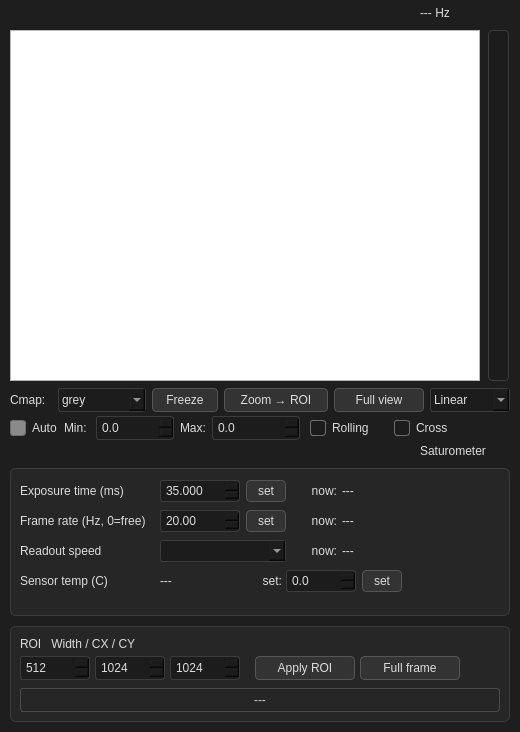
<?xml version="1.0" encoding="UTF-8"?>
<ui version="4.0">
 <class>Form</class>
 <widget class="QWidget" name="Form">
  <property name="geometry">
   <rect>
    <x>0</x>
    <y>0</y>
    <width>520</width>
    <height>732</height>
   </rect>
  </property>
  <property name="windowTitle">
   <string>ORCA Control</string>
  </property>
  <property name="styleSheet">
   <string notr="true">QWidget#Form {
    background-color: #1e1e1e;
}

QLabel, QCheckBox, QGroupBox, QSpinBox, QDoubleSpinBox, QComboBox {
    color: #dcdcdc;
}

QFrame#frame, QFrame#frame_2 {
    background-color: #262626;
    border: 1px solid #3c3c3c;
    border-radius: 6px;
}

QPushButton {
    background-color: #333333;
    color: #dcdcdc;
    border: 1px solid #555555;
    border-radius: 4px;
    padding: 3px 6px;
}
QPushButton:hover   { background-color: #3d3d3d; }
QPushButton:pressed { background-color: #4a4a4a; }
QPushButton:checked { background-color: #5a5a5a; color: #ffffff; }

QSpinBox, QDoubleSpinBox, QComboBox {
    background-color: #1c1c1c;
    border: 1px solid #3c3c3c;
    border-radius: 3px;
    padding: 1px 3px;
}

QCheckBox::indicator {
    width: 14px; height: 14px;
    border: 1px solid #6e6e6e;
    border-radius: 3px;
    background: #1c1c1c;
}
QCheckBox::indicator:checked { background: #8a8a8a; }

QProgressBar {
    border: 1px solid #3c3c3c;
    border-radius: 4px;
    text-align: center;
    color: #dcdcdc;
    background: #1c1c1c;
}
QProgressBar::chunk {
    background-color: #6a6a6a;
    border-radius: 3px;
}

QLabel#msgLabel {
    border: 1px solid #4a4a4a;
    border-radius: 3px;
    color: #c8c8c8;
}

QComboBox QAbstractItemView {
    background-color: #262626;
    color: #dcdcdc;
    selection-background-color: #454545;
    selection-color: #ffffff;
    border: 1px solid #6e6e6e;
    outline: 0;
}
</string>
  </property>
  <widget class="QLabel" name="statsLabel">
   <property name="geometry">
    <rect>
     <x>10</x>
     <y>0</y>
     <width>400</width>
     <height>26</height>
    </rect>
   </property>
   <property name="text">
    <string/>
   </property>
  </widget>
  <widget class="QLabel" name="freqLabel">
   <property name="geometry">
    <rect>
     <x>420</x>
     <y>0</y>
     <width>90</width>
     <height>26</height>
    </rect>
   </property>
   <property name="text">
    <string>--- Hz</string>
   </property>
  </widget>
  <widget class="GraphicsView" name="imageView">
   <property name="geometry">
    <rect>
     <x>10</x>
     <y>30</y>
     <width>470</width>
     <height>351</height>
    </rect>
   </property>
  </widget>
  <widget class="QProgressBar" name="saturationProgressBar">
   <property name="geometry">
    <rect>
     <x>488</x>
     <y>30</y>
     <width>21</width>
     <height>351</height>
    </rect>
   </property>
   <property name="orientation">
    <enum>Qt::Vertical</enum>
   </property>
   <property name="textDirection">
    <enum>QProgressBar::TopToBottom</enum>
   </property>
  </widget>
  <widget class="QLabel" name="cmapLabel">
   <property name="geometry">
    <rect>
     <x>10</x>
     <y>388</y>
     <width>45</width>
     <height>24</height>
    </rect>
   </property>
   <property name="text">
    <string>Cmap:</string>
   </property>
  </widget>
  <widget class="QComboBox" name="cmapComboBox">
   <property name="geometry">
    <rect>
     <x>58</x>
     <y>388</y>
     <width>88</width>
     <height>24</height>
    </rect>
   </property>
   <item>
    <property name="text">
     <string>grey</string>
    </property>
   </item>
   <item>
    <property name="text">
     <string>hot</string>
    </property>
   </item>
   <item>
    <property name="text">
     <string>viridis</string>
    </property>
   </item>
   <item>
    <property name="text">
     <string>inferno</string>
    </property>
   </item>
  </widget>
  <widget class="QPushButton" name="freezeButton">
   <property name="geometry">
    <rect>
     <x>152</x>
     <y>388</y>
     <width>66</width>
     <height>24</height>
    </rect>
   </property>
   <property name="text">
    <string>Freeze</string>
   </property>
   <property name="checkable">
    <bool>true</bool>
   </property>
  </widget>
  <widget class="QPushButton" name="extractZoomButton">
   <property name="geometry">
    <rect>
     <x>224</x>
     <y>388</y>
     <width>104</width>
     <height>24</height>
    </rect>
   </property>
   <property name="text">
    <string>Zoom &#8594; ROI</string>
   </property>
  </widget>
  <widget class="QPushButton" name="resetZoomButton">
   <property name="geometry">
    <rect>
     <x>334</x>
     <y>388</y>
     <width>90</width>
     <height>24</height>
    </rect>
   </property>
   <property name="text">
    <string>Full view</string>
   </property>
  </widget>
  <widget class="QComboBox" name="scaleComboBox">
   <property name="geometry">
    <rect>
     <x>430</x>
     <y>388</y>
     <width>80</width>
     <height>24</height>
    </rect>
   </property>
   <item>
    <property name="text">
     <string>Linear</string>
    </property>
   </item>
   <item>
    <property name="text">
     <string>Sqrt</string>
    </property>
   </item>
   <item>
    <property name="text">
     <string>Log</string>
    </property>
   </item>
  </widget>
  <widget class="QCheckBox" name="autoCheckBox">
   <property name="geometry">
    <rect>
     <x>10</x>
     <y>416</y>
     <width>50</width>
     <height>24</height>
    </rect>
   </property>
   <property name="text">
    <string>Auto</string>
   </property>
   <property name="checked">
    <bool>true</bool>
   </property>
  </widget>
  <widget class="QLabel" name="minLabel">
   <property name="geometry">
    <rect>
     <x>64</x>
     <y>416</y>
     <width>30</width>
     <height>24</height>
    </rect>
   </property>
   <property name="text">
    <string>Min:</string>
   </property>
  </widget>
  <widget class="QDoubleSpinBox" name="minSpin">
   <property name="enabled">
    <bool>false</bool>
   </property>
   <property name="geometry">
    <rect>
     <x>96</x>
     <y>416</y>
     <width>78</width>
     <height>24</height>
    </rect>
   </property>
   <property name="decimals">
    <number>1</number>
   </property>
   <property name="minimum">
    <double>-1000000000.000000000000000</double>
   </property>
   <property name="maximum">
    <double>1000000000.000000000000000</double>
   </property>
  </widget>
  <widget class="QLabel" name="maxLabel">
   <property name="geometry">
    <rect>
     <x>180</x>
     <y>416</y>
     <width>30</width>
     <height>24</height>
    </rect>
   </property>
   <property name="text">
    <string>Max:</string>
   </property>
  </widget>
  <widget class="QDoubleSpinBox" name="maxSpin">
   <property name="enabled">
    <bool>false</bool>
   </property>
   <property name="geometry">
    <rect>
     <x>212</x>
     <y>416</y>
     <width>88</width>
     <height>24</height>
    </rect>
   </property>
   <property name="decimals">
    <number>1</number>
   </property>
   <property name="minimum">
    <double>-1000000000.000000000000000</double>
   </property>
   <property name="maximum">
    <double>1000000000.000000000000000</double>
   </property>
  </widget>
  <widget class="QCheckBox" name="rollingCheckBox">
   <property name="geometry">
    <rect>
     <x>310</x>
     <y>416</y>
     <width>80</width>
     <height>24</height>
    </rect>
   </property>
   <property name="text">
    <string>Rolling</string>
   </property>
  </widget>
  <widget class="QCheckBox" name="crossCheckBox">
   <property name="geometry">
    <rect>
     <x>394</x>
     <y>416</y>
     <width>60</width>
     <height>24</height>
    </rect>
   </property>
   <property name="text">
    <string>Cross</string>
   </property>
  </widget>
  <widget class="QLabel" name="posLabel">
   <property name="geometry">
    <rect>
     <x>10</x>
     <y>442</y>
     <width>320</width>
     <height>20</height>
    </rect>
   </property>
   <property name="text">
    <string/>
   </property>
  </widget>
  <widget class="QLabel" name="label_2">
   <property name="geometry">
    <rect>
     <x>420</x>
     <y>442</y>
     <width>90</width>
     <height>18</height>
    </rect>
   </property>
   <property name="text">
    <string>Saturometer</string>
   </property>
  </widget>
  <widget class="QFrame" name="frame">
   <property name="geometry">
    <rect>
     <x>10</x>
     <y>468</y>
     <width>500</width>
     <height>148</height>
    </rect>
   </property>
   <property name="frameShape">
    <enum>QFrame::StyledPanel</enum>
   </property>
   <property name="frameShadow">
    <enum>QFrame::Raised</enum>
   </property>
   <widget class="QLabel" name="ditLabel_1">
    <property name="geometry">
     <rect>
      <x>10</x>
      <y>12</y>
      <width>135</width>
      <height>22</height>
     </rect>
    </property>
    <property name="text">
     <string>Exposure time (ms)</string>
    </property>
   </widget>
   <widget class="QDoubleSpinBox" name="ditBox">
    <property name="geometry">
     <rect>
      <x>150</x>
      <y>12</y>
      <width>80</width>
      <height>22</height>
     </rect>
    </property>
    <property name="decimals">
     <number>3</number>
    </property>
    <property name="minimum">
     <double>0.001000000000000</double>
    </property>
    <property name="maximum">
     <double>60000.000000000000000</double>
    </property>
    <property name="value">
     <double>35.000000000000000</double>
    </property>
   </widget>
   <widget class="QPushButton" name="ditButton">
    <property name="geometry">
     <rect>
      <x>236</x>
      <y>12</y>
      <width>40</width>
      <height>22</height>
     </rect>
    </property>
    <property name="text">
     <string>set</string>
    </property>
   </widget>
   <widget class="QLabel" name="ditLabel_2">
    <property name="geometry">
     <rect>
      <x>282</x>
      <y>12</y>
      <width>45</width>
      <height>22</height>
     </rect>
    </property>
    <property name="text">
     <string>now:</string>
    </property>
    <property name="alignment">
     <set>Qt::AlignRight|Qt::AlignVCenter</set>
    </property>
   </widget>
   <widget class="QLabel" name="ditStatusLabel">
    <property name="geometry">
     <rect>
      <x>332</x>
      <y>12</y>
      <width>158</width>
      <height>22</height>
     </rect>
    </property>
    <property name="text">
     <string>---</string>
    </property>
   </widget>
   <widget class="QLabel" name="fpsLabel_1">
    <property name="geometry">
     <rect>
      <x>10</x>
      <y>42</y>
      <width>135</width>
      <height>22</height>
     </rect>
    </property>
    <property name="text">
     <string>Frame rate (Hz, 0=free)</string>
    </property>
   </widget>
   <widget class="QDoubleSpinBox" name="fpsBox">
    <property name="geometry">
     <rect>
      <x>150</x>
      <y>42</y>
      <width>80</width>
      <height>22</height>
     </rect>
    </property>
    <property name="decimals">
     <number>2</number>
    </property>
    <property name="maximum">
     <double>1000.000000000000000</double>
    </property>
    <property name="value">
     <double>20.000000000000000</double>
    </property>
   </widget>
   <widget class="QPushButton" name="fpsButton">
    <property name="geometry">
     <rect>
      <x>236</x>
      <y>42</y>
      <width>40</width>
      <height>22</height>
     </rect>
    </property>
    <property name="text">
     <string>set</string>
    </property>
   </widget>
   <widget class="QLabel" name="fpsLabel_2">
    <property name="geometry">
     <rect>
      <x>282</x>
      <y>42</y>
      <width>45</width>
      <height>22</height>
     </rect>
    </property>
    <property name="text">
     <string>now:</string>
    </property>
    <property name="alignment">
     <set>Qt::AlignRight|Qt::AlignVCenter</set>
    </property>
   </widget>
   <widget class="QLabel" name="fpsStatusLabel">
    <property name="geometry">
     <rect>
      <x>332</x>
      <y>42</y>
      <width>158</width>
      <height>22</height>
     </rect>
    </property>
    <property name="text">
     <string>---</string>
    </property>
   </widget>
   <widget class="QLabel" name="readoutSpeedLabel">
    <property name="geometry">
     <rect>
      <x>10</x>
      <y>72</y>
      <width>135</width>
      <height>22</height>
     </rect>
    </property>
    <property name="text">
     <string>Readout speed</string>
    </property>
   </widget>
   <widget class="QComboBox" name="readoutSpeedComboBox">
    <property name="geometry">
     <rect>
      <x>150</x>
      <y>72</y>
      <width>126</width>
      <height>22</height>
     </rect>
    </property>
   </widget>
   <widget class="QLabel" name="readoutSpeedLabel_2">
    <property name="geometry">
     <rect>
      <x>282</x>
      <y>72</y>
      <width>45</width>
      <height>22</height>
     </rect>
    </property>
    <property name="text">
     <string>now:</string>
    </property>
    <property name="alignment">
     <set>Qt::AlignRight|Qt::AlignVCenter</set>
    </property>
   </widget>
   <widget class="QLabel" name="readoutSpeedStatusLabel">
    <property name="geometry">
     <rect>
      <x>332</x>
      <y>72</y>
      <width>158</width>
      <height>22</height>
     </rect>
    </property>
    <property name="text">
     <string>---</string>
    </property>
   </widget>
   <widget class="QLabel" name="tempLabel">
    <property name="geometry">
     <rect>
      <x>10</x>
      <y>102</y>
      <width>135</width>
      <height>22</height>
     </rect>
    </property>
    <property name="text">
     <string>Sensor temp (C)</string>
    </property>
   </widget>
   <widget class="QLabel" name="tempStatusLabel">
    <property name="geometry">
     <rect>
      <x>150</x>
      <y>102</y>
      <width>80</width>
      <height>22</height>
     </rect>
    </property>
    <property name="text">
     <string>---</string>
    </property>
   </widget>
   <widget class="QLabel" name="setTempLabel">
    <property name="geometry">
     <rect>
      <x>232</x>
      <y>102</y>
      <width>40</width>
      <height>22</height>
     </rect>
    </property>
    <property name="text">
     <string>set:</string>
    </property>
    <property name="alignment">
     <set>Qt::AlignRight|Qt::AlignVCenter</set>
    </property>
   </widget>
   <widget class="QDoubleSpinBox" name="setTempBox">
    <property name="geometry">
     <rect>
      <x>276</x>
      <y>102</y>
      <width>70</width>
      <height>22</height>
     </rect>
    </property>
    <property name="decimals">
     <number>1</number>
    </property>
    <property name="minimum">
     <double>-50.000000000000000</double>
    </property>
    <property name="maximum">
     <double>50.000000000000000</double>
    </property>
   </widget>
   <widget class="QPushButton" name="setTempButton">
    <property name="geometry">
     <rect>
      <x>352</x>
      <y>102</y>
      <width>40</width>
      <height>22</height>
     </rect>
    </property>
    <property name="text">
     <string>set</string>
    </property>
   </widget>
  </widget>
  <widget class="QFrame" name="frame_2">
   <property name="geometry">
    <rect>
     <x>10</x>
     <y>626</y>
     <width>500</width>
     <height>96</height>
    </rect>
   </property>
   <property name="frameShape">
    <enum>QFrame::StyledPanel</enum>
   </property>
   <property name="frameShadow">
    <enum>QFrame::Raised</enum>
   </property>
   <widget class="QLabel" name="roiLabel">
    <property name="geometry">
     <rect>
      <x>10</x>
      <y>8</y>
      <width>300</width>
      <height>20</height>
     </rect>
    </property>
    <property name="text">
     <string>ROI   Width / CX / CY</string>
    </property>
   </widget>
   <widget class="QSpinBox" name="ImageWidthBox">
    <property name="geometry">
     <rect>
      <x>10</x>
      <y>30</y>
      <width>70</width>
      <height>24</height>
     </rect>
    </property>
    <property name="minimum">
     <number>4</number>
    </property>
    <property name="maximum">
     <number>4096</number>
    </property>
    <property name="singleStep">
     <number>4</number>
    </property>
    <property name="value">
     <number>512</number>
    </property>
   </widget>
   <widget class="QSpinBox" name="ImageCenterXBox">
    <property name="geometry">
     <rect>
      <x>85</x>
      <y>30</y>
      <width>70</width>
      <height>24</height>
     </rect>
    </property>
    <property name="minimum">
     <number>0</number>
    </property>
    <property name="maximum">
     <number>4096</number>
    </property>
    <property name="value">
     <number>1024</number>
    </property>
   </widget>
   <widget class="QSpinBox" name="ImageCenterYBox">
    <property name="geometry">
     <rect>
      <x>160</x>
      <y>30</y>
      <width>70</width>
      <height>24</height>
     </rect>
    </property>
    <property name="minimum">
     <number>0</number>
    </property>
    <property name="maximum">
     <number>4096</number>
    </property>
    <property name="value">
     <number>1024</number>
    </property>
   </widget>
   <widget class="QPushButton" name="roiApplyButton">
    <property name="geometry">
     <rect>
      <x>245</x>
      <y>30</y>
      <width>100</width>
      <height>24</height>
     </rect>
    </property>
    <property name="text">
     <string>Apply ROI</string>
    </property>
   </widget>
   <widget class="QPushButton" name="roiFullButton">
    <property name="geometry">
     <rect>
      <x>350</x>
      <y>30</y>
      <width>100</width>
      <height>24</height>
     </rect>
    </property>
    <property name="text">
     <string>Full frame</string>
    </property>
   </widget>
   <widget class="QLabel" name="msgLabel">
    <property name="geometry">
     <rect>
      <x>10</x>
      <y>62</y>
      <width>480</width>
      <height>24</height>
     </rect>
    </property>
    <property name="text">
     <string>---</string>
    </property>
    <property name="alignment">
     <set>Qt::AlignCenter</set>
    </property>
   </widget>
  </widget>
 </widget>
 <customwidgets>
  <customwidget>
   <class>GraphicsView</class>
   <extends>QGraphicsView</extends>
   <header>pyqtgraph</header>
  </customwidget>
 </customwidgets>
 <resources/>
 <connections/>
</ui>
